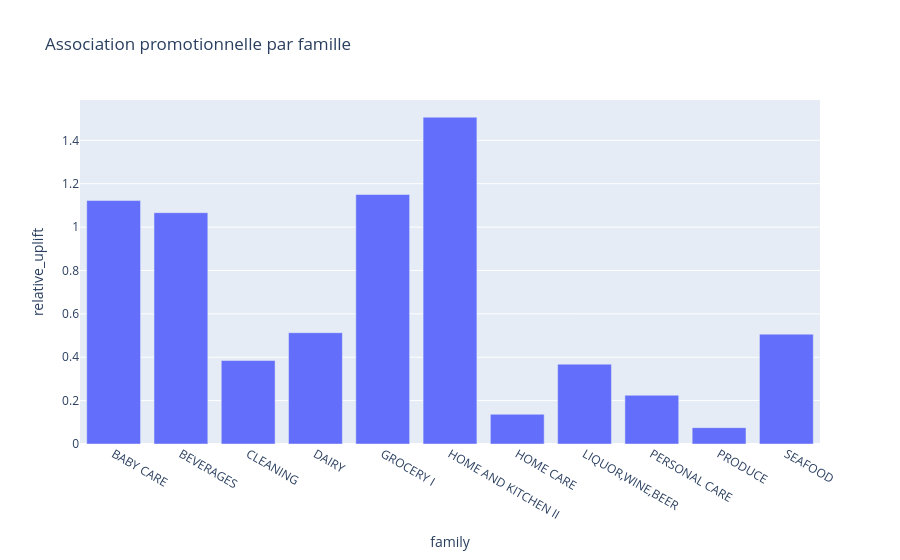

Notebook source saved alongside this figure:
### Code cell
promo = pd.read_csv(STATS / "promotion_effects.csv")
display(promo.sort_values("relative_uplift", ascending=False))
px.bar(promo, x="family", y="relative_uplift", title="Association promotionnelle par famille")

### Figure 1 — Plotly figure (JSON) as saved in the notebook; plotly's stock layout.template omitted (floating-point values rounded to 4 significant figures)
{"data": [{"hovertemplate": "family=%{x}<br>relative_uplift=%{y}<extra></extra>", "legendgroup": "", "marker": {"color": "#636efa", "pattern": {"shape": ""}}, "name": "", "orientation": "v", "showlegend": false, "textposition": "auto", "type": "bar", "x": ["BABY CARE", "BEVERAGES", "CLEANING", "DAIRY", "GROCERY I", "HOME AND KITCHEN II", "HOME CARE", "LIQUOR,WINE,BEER", "PERSONAL CARE", "PRODUCE", "SEAFOOD"], "xaxis": "x", "y": [1.122, 1.066, 0.3848, 0.5131, 1.15, 1.507, 0.137, 0.3681, 0.2246, 0.07533, 0.5064], "yaxis": "y"}], "layout": {"barmode": "relative", "legend": {"tracegroupgap": 0}, "title": {"text": "Association promotionnelle par famille"}, "xaxis": {"anchor": "y", "domain": [0, 1], "title": {"text": "family"}}, "yaxis": {"anchor": "x", "domain": [0, 1], "title": {"text": "relative_uplift"}}}}
